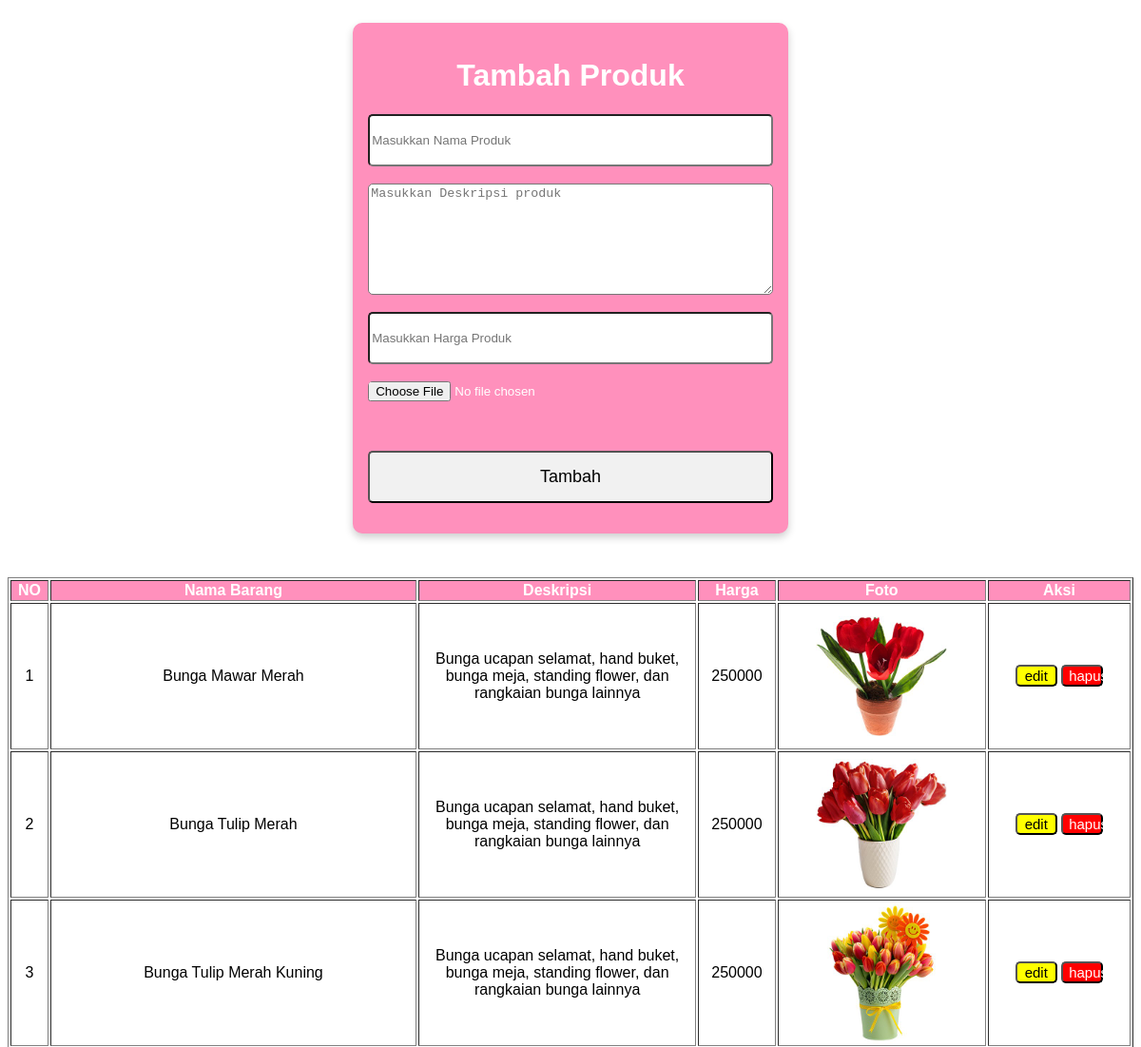
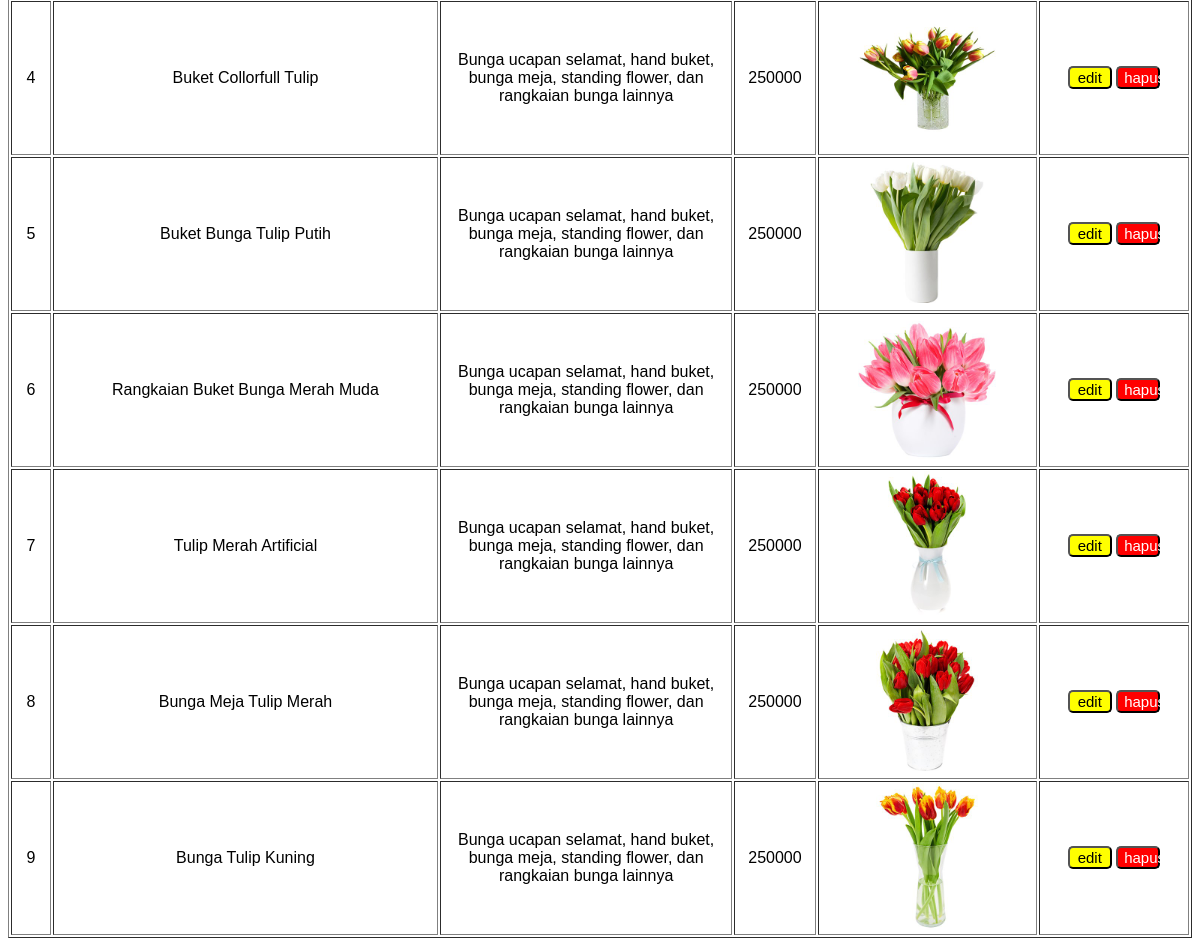
The app's page /admin/produk.php with its own data (2 pictures, top to bottom).
### tables this page shows
CREATE TABLE `produk` (
  `id` int NOT NULL,
  `nama_produk` varchar(35) NOT NULL,
  `deskripsi` text NOT NULL,
  `harga` varchar(50) NOT NULL,
  `foto` text NOT NULL
);

### config/koneksi.php (called while the page is built, shortened)
<?php
function query($koneksi,$query){
    $data = mysqli_query($koneksi,$query);
    $hasil = [];
    while($d = mysqli_fetch_assoc($data)){
        $hasil[] = $d;
    }
    return $hasil;
}
?>

### admin/produk.php (the view, shortened to what this page needs)
<?php
require "../config/koneksi.php";
$produks = query($koneksi,"SELECT * FROM produk");
?>
<!DOCTYPE HTML PUBLIC "-//W3C//DTD HTML 4.0 Transitional//EN">
<HTML>
<HEAD>
</head>
<body>
    <div class="row">
        <div class="column">
            <div class="card">
                <h1 style="color : white">Tambah Produk</h1>
                <form action="proses.php" method="POST" enctype='multipart/form-data'>
                    <input type="text" name="nama_produk" placeholder="Masukkan Nama Produk"><br><br>
                    <textarea name="deskripsi" id="" cols="30" rows="10" placeholder="Masukkan Deskripsi produk"></textarea><br><br>
                    <input type="number" name="harga" placeholder="Masukkan Harga Produk"><br><br>
                    <input style="color : white" type="file" name="foto"><br><br>
                    <button class="tambah" type="submit" name="tambah">Tambah</button>
                </form>
            </div>
        </div>
    </div>
<table border="1" width="100%">
    <tr>
        <th>NO</th>
        <th>Nama Barang</th>
        <th>Deskripsi</th>
        <th>Harga</th>
        <th>Foto</th>
        <th>Aksi</th>
    </tr>
<?php $i = 1; foreach($produks as $p) : ?>
    <tr>
        <td><?php echo $i++ ?></td>
        <td><?php echo $p['nama_produk'] ?></td>
        <td style="width: 25%"><?php echo $p['deskripsi'] ?></td>
        <td><?php echo $p['harga'] ?></td>
        <td><img src="img/<?php echo $p['foto'] ?>" alt="" width="150px"></td>
        <td>
            <button class="edit"><a href="edit.php?id=<?php echo $p['id'] ?>">edit</a></button>
            <button class="hapus"><a onclick="return confirm('Apakah Anda Yakin Akan Menghapus Produk Ini ?')" href="hapus.php?id=<?php echo $p['id'] ?>">hapus</a> <br></button>
        </td>
    </tr>
<?php endforeach; ?>
</table>
</BODY>
</HTML>

### admin/produk.php (style rules this page uses)
* { box-sizing: border-box; }
body { font-family: Arial, Helvetica, sans-serif; }
.column { margin-top : 2%; margin-left : 30%; float: center; width: 40%; padding: 0 10px; }
.row { margin: 0 -5px; }
.row:after { content: ""; display: table; clear: both; }
.card { box-shadow: 0 4px 8px 0 rgba(0, 0, 0, 0.2); padding: 16px; text-align: center; background-color: #FF90BC; margin-bottom : 10%; border-radius : 10px; }
textarea { width : 100%; height : 15%; border-radius : 5px; }
input { width : 100%; height : 7%; border-radius : 5px; }
.tambah { width : 100%; height : 7%; background-color : #f1f1f1; border-radius : 5px; color : black; font-size : 18px; }
.edit { width : 30%; background-color : yellow; border-radius : 5px; }
.edit a { text-decoration : none; color : black; font-size : 15px; }
.hapus { width : 30%; background-color : red; border-radius : 5px; }
.hapus a { text-decoration : none; color : white; font-size : 15px; }
tr th { background-color : #FF90BC ; color : white; }
tr td { text-align : center; }

### records on screen
produk: nama_produk "Bunga Mawar Merah", deskripsi "Bunga ucapan selamat, hand buket, bunga meja, standing flower, dan rangkaian bunga lainnya", harga "250000", foto (picture)
produk: nama_produk "Bunga Tulip Merah", deskripsi "Bunga ucapan selamat, hand buket, bunga meja, standing flower, dan rangkaian bunga lainnya", harga "250000", foto (picture)
produk: nama_produk "Bunga Tulip Merah Kuning", deskripsi "Bunga ucapan selamat, hand buket, bunga meja, standing flower, dan rangkaian bunga lainnya", harga "250000", foto (picture)
produk: nama_produk "Buket Collorfull Tulip", deskripsi "Bunga ucapan selamat, hand buket, bunga meja, standing flower, dan rangkaian bunga lainnya", harga "250000", foto (picture)
produk: nama_produk "Buket Bunga Tulip Putih", deskripsi "Bunga ucapan selamat, hand buket, bunga meja, standing flower, dan rangkaian bunga lainnya", harga "250000", foto (picture)
produk: nama_produk "Rangkaian Buket Bunga Merah Muda", deskripsi "Bunga ucapan selamat, hand buket, bunga meja, standing flower, dan rangkaian bunga lainnya", harga "250000", foto (picture)
produk: nama_produk "Tulip Merah Artificial", deskripsi "Bunga ucapan selamat, hand buket, bunga meja, standing flower, dan rangkaian bunga lainnya", harga "250000", foto (picture)
produk: nama_produk "Bunga Meja Tulip Merah", deskripsi "Bunga ucapan selamat, hand buket, bunga meja, standing flower, dan rangkaian bunga lainnya", harga "250000", foto (picture)
produk: nama_produk "Bunga Tulip Kuning", deskripsi "Bunga ucapan selamat, hand buket, bunga meja, standing flower, dan rangkaian bunga lainnya", harga "250000", foto (picture)
